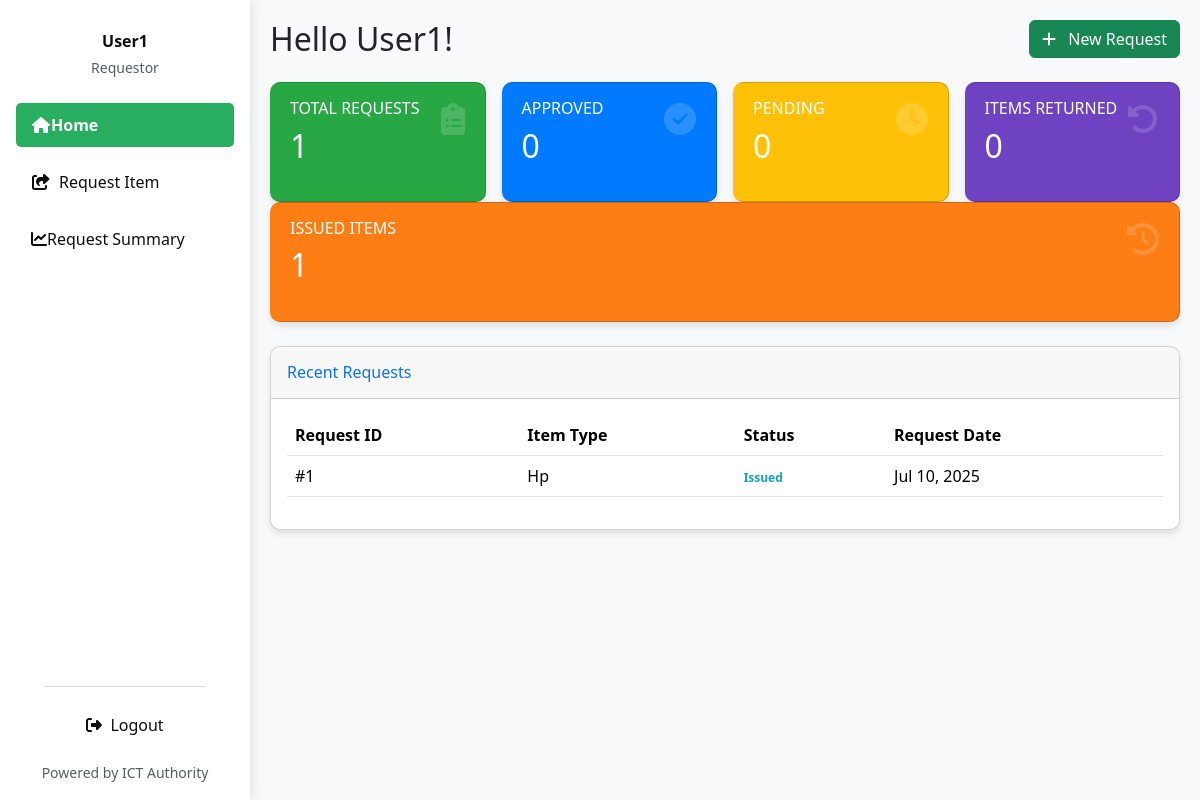
The page / (signed in) on the database as committed earlier.
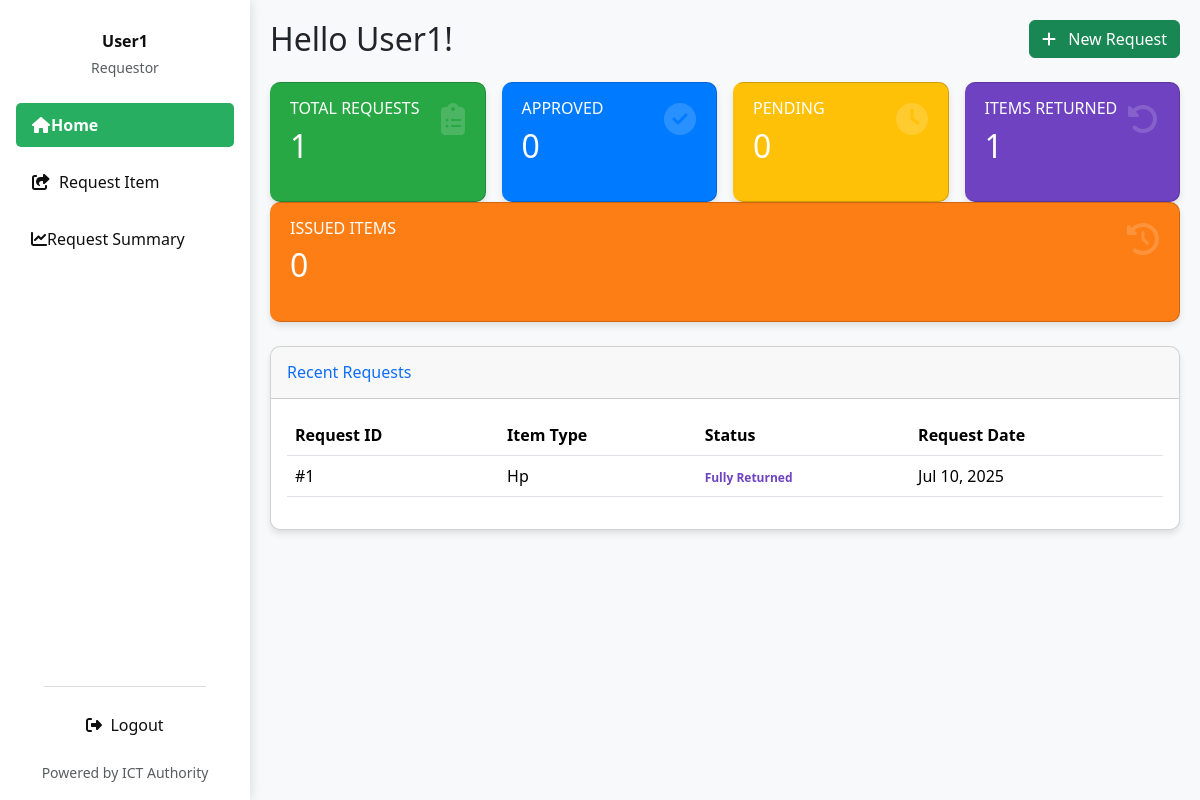
The same page on the database as committed later.
### invent/models.py (models this page shows, shortened)
class ItemRequest(models.Model):
    item = models.ForeignKey('InventoryItem', on_delete=models.CASCADE)
    name = models.CharField(max_length=100)
    quantity = models.PositiveIntegerField(default=1)  # Quantity requested
    reason = models.TextField(blank=True, null=True)
    application_date = models.DateField(default=timezone.now)
    requestor = models.ForeignKey(User, on_delete=models.CASCADE)
    STATUS_CHOICES = [
        ('Pending', 'Pending'),
        ('Approved', 'Approved'),
        ('Issued', 'Issued'),  # Item has been issued (fully or partially)
        ('Rejected', 'Rejected'),
        ('Cancelled', 'Cancelled'),
        ('Partially Returned', 'Partially Returned'),
        ('Fully Returned', 'Fully Returned'),
    ]
    status = models.CharField(
        max_length=20, choices=STATUS_CHOICES, default='Pending')  # Increased max_length
    date_requested = models.DateTimeField(auto_now_add=True)
    date_issued = models.DateTimeField(null=True, blank=True)
    returned_quantity = models.PositiveIntegerField(default=0)
    _original_status = None
    def __init__(self, *args, **kwargs):
        super().__init__(*args, **kwargs)
        self._original_status = self.status

class InventoryItem(models.Model):
    STATUS_CHOICES = [
        ('Pending', 'Pending'),
        ('In Stock', 'In Stock'),
        ('Issued', 'Issued'),
        ('Returned', 'Returned'),
        ('Low Stock', 'Low Stock'),
        ('Out of Stock', 'Out of Stock'),
    ]
    CONDITION_CHOICES = [
        ("Serviceable", "Serviceable"),
        ("Not Serviceable", "Not Serviceable"),
        ("Not working", "Not working"),
        ("Good", "Good"),
        ("Fair", "Fair"),
        ("Poor", "Poor"),
    ]
    name = models.CharField(
        max_length=255, help_text="e.g., Dell Optiplex 7010 (from Asset Description)")
    serial_number = models.CharField(
        max_length=255, unique=True, blank=True, null=True,
        help_text="Unique serial number of the asset (from Serial Number in CSV)"
    )
    category = models.CharField(
        max_length=100, blank=True,
        help_text="e.g., Printer, CPU, Monitor (from Asset Category-Minor)"
    )
    condition = models.CharField(
        max_length=20, choices=CONDITION_CHOICES, default="Serviceable",
        help_text="Current condition of the asset (from Condition in CSV)"
    )
    status = models.CharField(
        max_length=20, choices=STATUS_CHOICES, default='In Stock')
    expiration_date = models.DateField(null=True, blank=True)
    quantity_total = models.PositiveIntegerField(default=0)
    quantity_issued = models.PositiveIntegerField(default=0)
    quantity_returned = models.PositiveIntegerField(default=0)
    created_by = models.ForeignKey(
        User, on_delete=models.SET_NULL, null=True, blank=True, related_name='inventory_created_by')
    created_at = models.DateTimeField(auto_now_add=True)
    updated_at = models.DateTimeField(auto_now=True)
    def quantity_remaining(self):
        return self.quantity_total - self.quantity_issued

### invent/views.py (the view)
# urls.py: path('', views.requestor_dashboard, name='requestor_dashboard'),
@login_required
def requestor_dashboard(request):
    user_requests = ItemRequest.objects.filter(
        requestor=request.user).order_by('-date_requested')
    available_inventory = [item for item in InventoryItem.objects.all().order_by(
        'name') if item.quantity_remaining() > 0]
    total_requests = user_requests.count()
    approved_count = user_requests.filter(status='Approved').count()
    pending_count = user_requests.filter(status='Pending').count()
    issued_count = user_requests.filter(status='Issued').count()
    fully_returned_count = user_requests.filter(
        status='Fully Returned').count()
    partially_returned_count = user_requests.filter(
        status='Partially Returned').count()
    return render(request, 'invent/requestor_dashboard.html', {
        'requests': user_requests,
        'total_requests': total_requests,
        'approved_count': approved_count,
        'pending_count': pending_count,
        'issued_count': issued_count,  # NEW
        'fully_returned_count': fully_returned_count,  # NEW
        'partially_returned_count': partially_returned_count,  # NEW
        'available_inventory': available_inventory,
    })

### invent/context_processors.py (called while the page is built)
def pending_requests_count(request):
    count = 0  # Default to 0
    if request.user.is_authenticated:
        if request.user.has_perm('invent.can_issue_item'):
            count = ItemRequest.objects.filter(status='Pending').count()
    return {'pending_requests_count_for_sidebar': count}

### invent/templates/invent/requestor_dashboard.html (shortened to what the changed rows need)
<!DOCTYPE html>
<html lang="en">
<head>
  <link href="https://cdn.jsdelivr.net/npm/bootstrap@5.3.3/dist/css/bootstrap.min.css" rel="stylesheet">
  <link href="https://cdnjs.cloudflare.com/ajax/libs/font-awesome/6.4.0/css/all.min.css" rel="stylesheet">
  <link rel="stylesheet" href="https://cdnjs.cloudflare.com/ajax/libs/animate.css/4.1.1/animate.min.css"/>
</head>
<body class="bg-light">
<div class="d-flex">
  <main class="main-content w-100">
    {% block main_content %}
    <div class="d-flex justify-content-between align-items-center mb-4 flex-wrap">
      <h2 class="greeting mb-3 mb-md-0 animate__animated animate__fadeInLeft">Hello {{ user.first_name|default:user.username }}!</h2>
    </div>
    <div class="card-row mb-4">
      <div class="card-col">
        <div class="card summary-card card-total animate__animated animate__fadeInUp animate__delay-0.2s">
          <div class="card-body">
            <h2 class="mb-0">{{ total_requests }}</h2>
          </div>
        </div>
      </div>
      <div class="card-col">
        <div class="card summary-card card-approved animate__animated animate__fadeInUp animate__delay-0.4s">
          <div class="card-body">
            <h2 class="mb-0">{{ approved_count }}</h2>
          </div>
        </div>
      </div>
      <div class="card-col">
        <div class="card summary-card card-pending animate__animated animate__fadeInUp animate__delay-0.6s">
          <div class="card-body">
            <h2 class="mb-0">{{ pending_count }}</h2>
          </div>
        </div>
      </div>
      <div class="card-col">
        <div class="card summary-card card-returned animate__animated animate__fadeInUp animate__delay-0.8s">
          <div class="card-body">
            <h6 class="text-uppercase mb-2">Items Returned</h6>
            <h2 class="mb-0">{{ fully_returned_count }}</h2>
            <i class="fas fa-undo-alt card-icon"></i>
          </div>
        </div>
      </div>
      <div class="card-col">
        <div class="card summary-card card-partial animate__animated animate__fadeInUp animate__delay-1s">
          <div class="card-body">
            <h6 class="text-uppercase mb-2">Issued Items</h6>
            <h2 class="mb-0">{{ issued_count }}</h2>
            <i class="fas fa-history card-icon"></i>
          </div>
        </div>
      </div>
    </div>
    <div class="card data-table animate__animated animate__fadeInUp">
      <div class="card-body">
        <div class="table-responsive">
          <table class="table table-hover">
            <thead>
              <tr>
                <th>Request ID</th>
                <th>Item Type</th>
                <th>Status</th>
                <th>Request Date</th>
              </tr>
            </thead>
            <tbody>
              {% for req in requests %}
              <tr class="table-row-clickable" data-request-id="{{ req.id }}">
                <td>#{{ req.id }}</td>
                <td>{{ req.item.name }}</td>
                <td>
                  {% if req.status == "Approved" %}
                    <span class="badge badge-status-approved">Approved</span>
                  {% elif req.status == "Denied" %}
                    <span class="badge badge-status-denied">Denied</span>
                  {% elif req.status == "Pending" %}
                    <span class="badge badge-status-pending">Pending</span>
                  {% elif req.status == "Issued" %}
                    <span class="badge badge-status-issued">Issued</span>
                  {% elif req.status == "Fully Returned" %}
                    <span class="badge badge-status-fully-returned">Fully Returned</span>
                  {% elif req.status == "Partially Returned" %}
                    <span class="badge badge-status-partially-returned">Partially Returned</span>
                  {% else %}
                    <span class="badge bg-info text-dark">{{ req.status }}</span>
                  {% endif %}
                </td>
                <td>{{ req.date_requested|date:"M d, Y" }}</td>
              </tr>
              {% endfor %}
            </tbody>
          </table>
        </div>
      </div>
    </div>
    {% endblock main_content %}
  </main>
</div>
</body>
</html>

Rows that differ between the two databases and show on the page:
changed ItemRequest "Hp": status "Issued" → "Fully Returned"
Other text that changed with them:
{{ fully_returned_count }}: "0" → "1"
{{ issued_count }}: "1" → "0"
